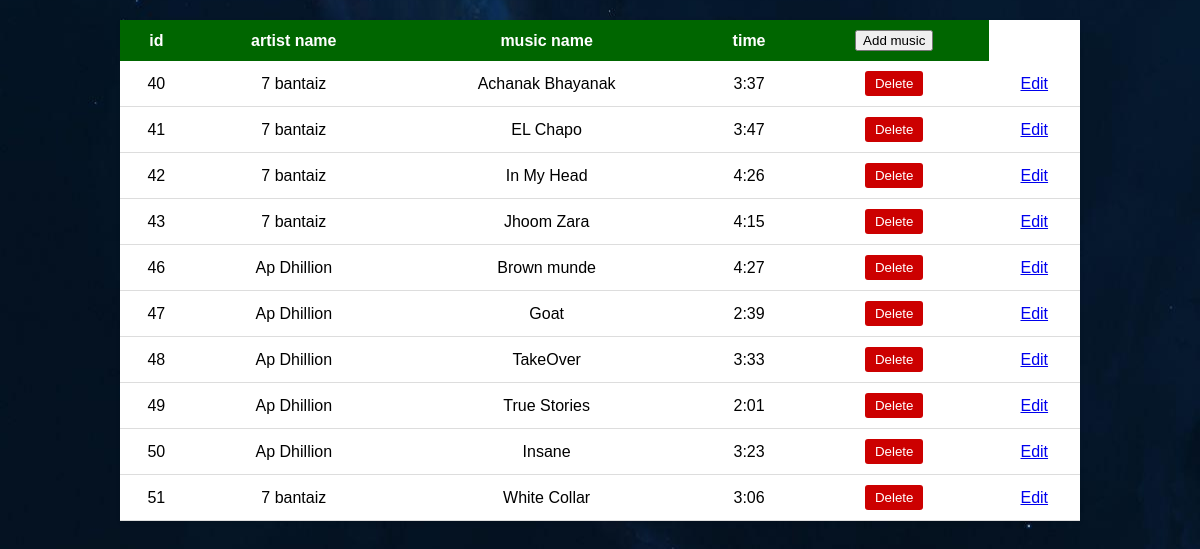
The page /admin/uploadmusic.php on the database as committed earlier.
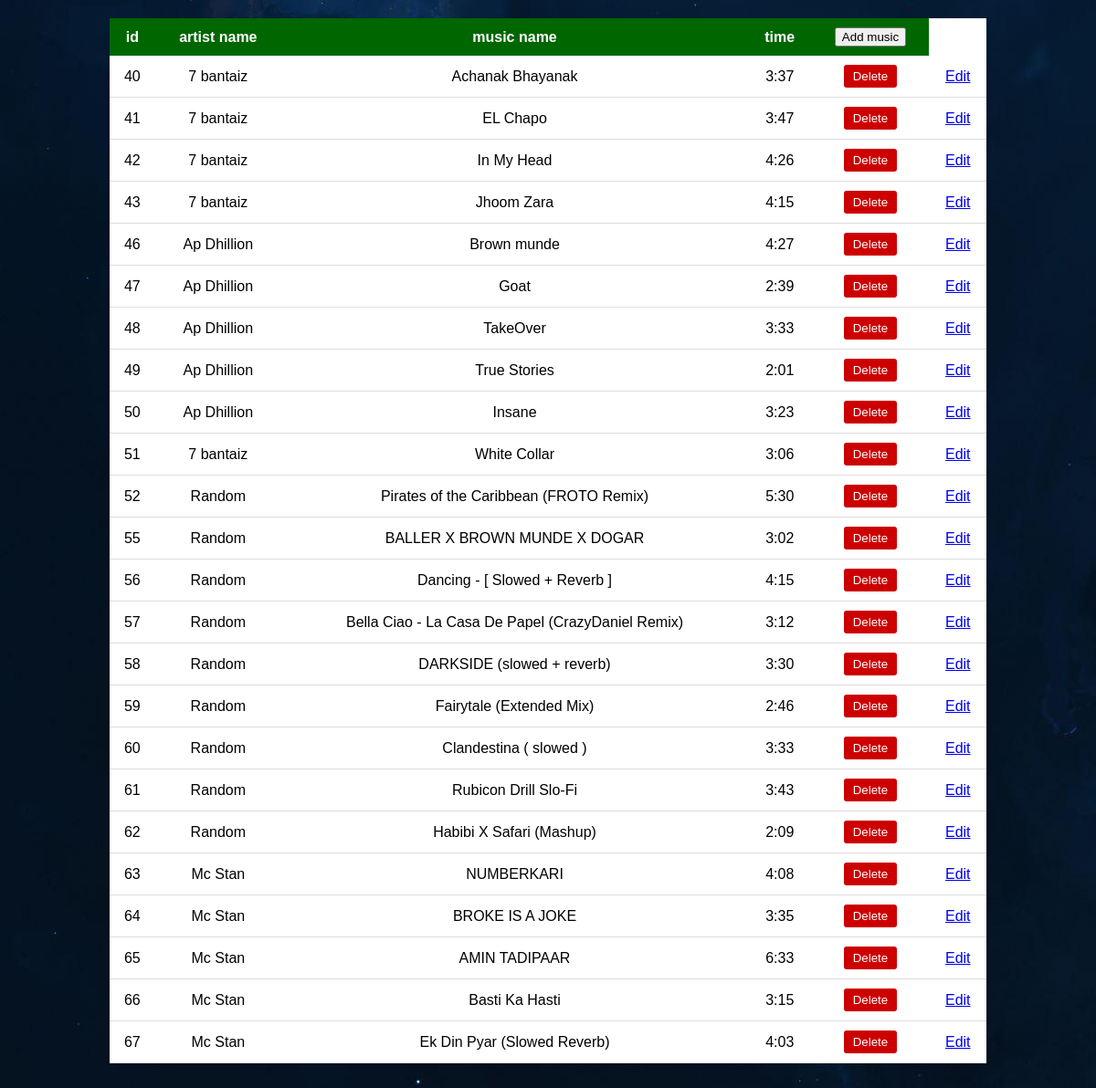
The same page on the database as committed later.
### tables this page shows
CREATE TABLE `music` (
  `id` int(11) NOT NULL,
  `artist_name` varchar(255) NOT NULL,
  `music_name` varchar(255) NOT NULL,
  `time` varchar(255) NOT NULL,
  `music_path` varchar(255) NOT NULL
);

### admin/uploadmusic.php (the view, shortened to what this page needs)
<?php
$user = 'root';
$password = '';
$database = 'iv';
$servername='localhost';
$mysqli = new mysqli($servername, $user, $password, $database);
$sql = " SELECT * FROM music";
$result = $mysqli->query($sql);
?>
<!DOCTYPE html>
<html lang="en">
<head>
</head>
<body>
	<section>
		<table>
			<tr>
				<th>id</th>
				<th>artist name</th>
				<th>music name</th>
                <th>time</th>
				<th><a href="../admin/addmusic.php"><input type="Submit" value="Add music"></a></th>
			</tr>
			<?php
				while($rows=$result->fetch_assoc())
				{
			?>
			<tr>
				<td><?php echo $rows['id'];?></td>
				<td><?php echo $rows['artist_name'];?></td>
                <td><?php echo $rows['music_name'];?></td>
				<td><?php echo $rows['time'];?></td>
				<td>
                    <form method="post">
                        	<button type="submit" name="delete">Delete</button>
					</form>
                </td>
				<td>
    				<a href="../admin/edit_music.php?id=<?php echo $rows['id']; ?>">Edit</a>
				</td>
			</tr>
			<?php
				}
			?>
		</table>
</body>
</html>

### admin/uploadmusic.php (style rules this page uses)
body { font-family: Arial, sans-serif; margin: 0; padding: 0; background: #f8f8f8 url('../img/back.jpg') no-repeat center center fixed; }
table { width: 80%; margin: 20px auto; border-collapse: collapse; background-color: #fff; box-shadow: 0 2px 4px rgba(0, 0, 0, 0.1); opacity : 1; }
th, td { padding: 10px; text-align: center; }
th { background-color: #006600; color: white; }
td { border-bottom: 1px solid #ddd; }
button { background-color: #cc0000; color: white; border: none; padding: 5px 10px; border-radius: 3px; cursor: pointer; }

Rows that differ between the two databases and show on the page:
added music: id "52", artist_name "Random", music_name "Pirates of the Caribbean (FROTO Remix)", time "5:30"
added music: id "55", artist_name "Random", music_name "BALLER X BROWN MUNDE X DOGAR", time "3:02"
added music: id "56", artist_name "Random", music_name "Dancing - [ Slowed + Reverb ]", time "4:15"
added music: id "57", artist_name "Random", music_name "Bella Ciao - La Casa De Papel (CrazyDaniel Remix)", time "3:12"
added music: id "58", artist_name "Random", music_name "DARKSIDE (slowed + reverb)", time "3:30"
added music: id "59", artist_name "Random", music_name "Fairytale (Extended Mix)", time "2:46"
added music: id "60", artist_name "Random", music_name "Clandestina ( slowed )", time "3:33"
added music: id "61", artist_name "Random", music_name "Rubicon Drill Slo-Fi", time "3:43"
added music: id "62", artist_name "Random", music_name "Habibi X Safari (Mashup)", time "2:09"
added music: id "63", artist_name "Mc Stan", music_name "NUMBERKARI", time "4:08"
added music: id "64", artist_name "Mc Stan", music_name "BROKE IS A JOKE", time "3:35"
added music: id "65", artist_name "Mc Stan", music_name "AMIN TADIPAAR", time "6:33"
added music: id "66", artist_name "Mc Stan", music_name "Basti Ka Hasti", time "3:15"
added music: id "67", artist_name "Mc Stan", music_name "Ek Din Pyar (Slowed Reverb)", time "4:03"
